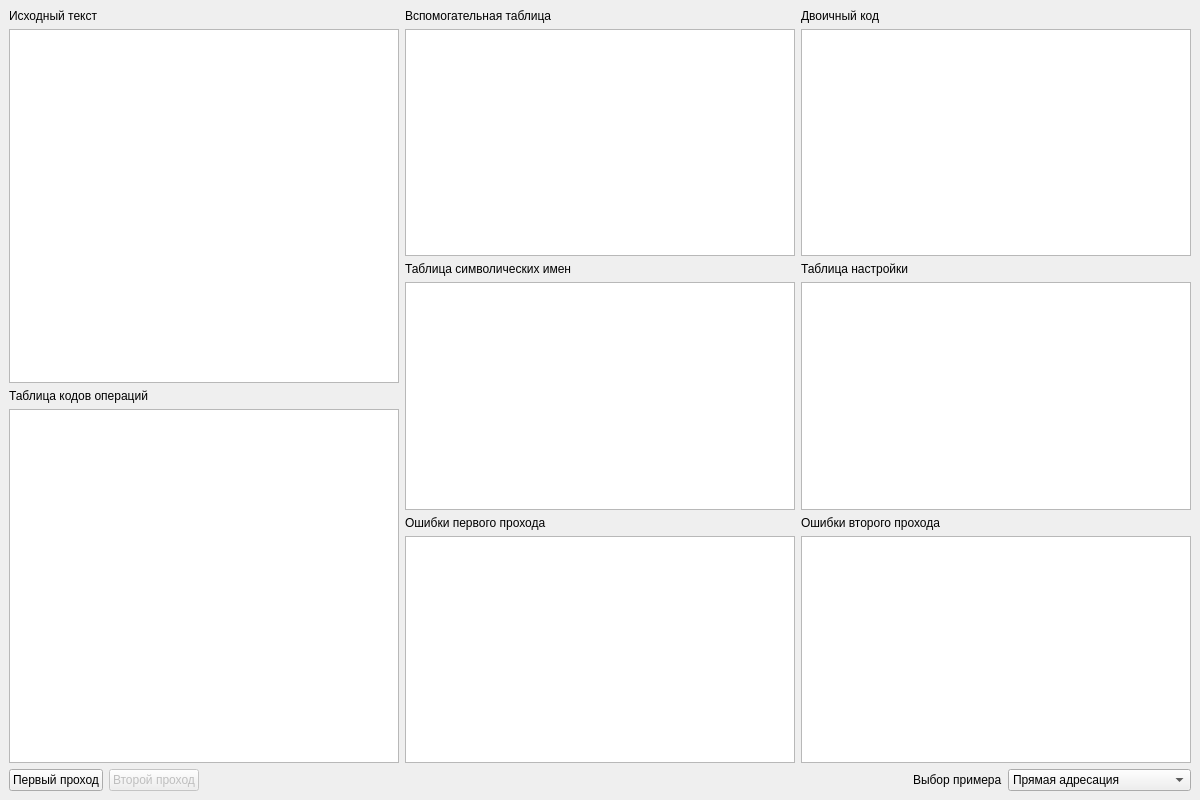
<?xml version="1.0" encoding="UTF-8"?>
<ui version="4.0">
 <class>MainWindow</class>
 <widget class="QMainWindow" name="MainWindow">
  <property name="geometry">
   <rect>
    <x>0</x>
    <y>0</y>
    <width>1200</width>
    <height>800</height>
   </rect>
  </property>
  <property name="windowTitle">
   <string>Двухпросмотровый ассемблер</string>
  </property>
  <widget class="QWidget" name="centralwidget">
   <layout class="QGridLayout" name="mainLayout">
    <item row="2" column="2">
     <widget class="QLabel" name="setupLabel">
      <property name="text">
       <string>Таблица настройки</string>
      </property>
     </widget>
    </item>
    <item row="3" column="2">
     <widget class="QTextEdit" name="secondSetupTable"/>
    </item>
    <item row="4" column="2">
     <widget class="QLabel" name="secondPassErrorsLabel">
      <property name="text">
       <string>Ошибки второго прохода</string>
      </property>
     </widget>
    </item>
    <item row="0" column="2">
     <widget class="QLabel" name="secondPassLabel">
      <property name="text">
       <string>Двоичный код</string>
      </property>
     </widget>
    </item>
    <item row="4" column="1">
     <widget class="QLabel" name="firstPassErrorsLabel">
      <property name="text">
       <string>Ошибки первого прохода</string>
      </property>
     </widget>
    </item>
    <item row="1" column="1">
     <widget class="QTextEdit" name="firstPassTextEdit">
      <property name="readOnly">
       <bool>true</bool>
      </property>
     </widget>
    </item>
    <item row="5" column="2">
     <widget class="QTextEdit" name="secondPassErrorsTextEdit">
      <property name="readOnly">
       <bool>true</bool>
      </property>
     </widget>
    </item>
    <item row="6" column="0" colspan="3">
     <layout class="QHBoxLayout" name="buttonLayout">
      <item>
       <widget class="QPushButton" name="firstPassButton">
        <property name="text">
         <string>Первый проход</string>
        </property>
       </widget>
      </item>
      <item>
       <widget class="QPushButton" name="secondPassButton">
        <property name="enabled">
         <bool>false</bool>
        </property>
        <property name="text">
         <string>Второй проход</string>
        </property>
       </widget>
      </item>
      <item>
       <spacer name="horizontalSpacer">
        <property name="orientation">
         <enum>Qt::Orientation::Horizontal</enum>
        </property>
        <property name="sizeHint" stdset="0">
         <size>
          <width>40</width>
          <height>20</height>
         </size>
        </property>
       </spacer>
      </item>
      <item>
       <widget class="QLabel" name="choiseExampleLabel">
        <property name="text">
         <string>Выбор примера</string>
        </property>
       </widget>
      </item>
      <item>
       <widget class="QComboBox" name="exampleComboBox">
        <item>
         <property name="text">
          <string>Прямая адресация</string>
         </property>
        </item>
        <item>
         <property name="text">
          <string>Относительная адресация</string>
         </property>
        </item>
        <item>
         <property name="text">
          <string>Смешанная адресация</string>
         </property>
        </item>
       </widget>
      </item>
     </layout>
    </item>
    <item row="1" column="2">
     <widget class="QTextEdit" name="secondPassTextEdit"/>
    </item>
    <item row="3" column="1">
     <widget class="QTextEdit" name="tsiTextEdit">
      <property name="readOnly">
       <bool>true</bool>
      </property>
     </widget>
    </item>
    <item row="0" column="1">
     <widget class="QLabel" name="firstPassLabel">
      <property name="text">
       <string>Вспомогательная таблица</string>
      </property>
     </widget>
    </item>
    <item row="2" column="1">
     <widget class="QLabel" name="tsiLabel">
      <property name="text">
       <string>Таблица символических имен</string>
      </property>
     </widget>
    </item>
    <item row="5" column="1">
     <widget class="QTextEdit" name="firstPassErrorsTextEdit">
      <property name="readOnly">
       <bool>true</bool>
      </property>
     </widget>
    </item>
    <item row="0" column="0" rowspan="6">
     <widget class="QGroupBox" name="leftGroupBox">
      <property name="enabled">
       <bool>true</bool>
      </property>
      <property name="styleSheet">
       <string notr="true">QGroupBox {
	border: 0px;
}</string>
      </property>
      <property name="title">
       <string/>
      </property>
      <property name="flat">
       <bool>false</bool>
      </property>
      <property name="checkable">
       <bool>false</bool>
      </property>
      <layout class="QVBoxLayout" name="verticalLayout">
       <property name="leftMargin">
        <number>0</number>
       </property>
       <property name="topMargin">
        <number>0</number>
       </property>
       <property name="rightMargin">
        <number>0</number>
       </property>
       <property name="bottomMargin">
        <number>0</number>
       </property>
       <item>
        <widget class="QLabel" name="sourceCodeLabel">
         <property name="text">
          <string>Исходный текст</string>
         </property>
        </widget>
       </item>
       <item>
        <widget class="QTextEdit" name="sourceCodeTextEdit"/>
       </item>
       <item>
        <widget class="QLabel" name="commandsLabel">
         <property name="text">
          <string>Таблица кодов операций</string>
         </property>
        </widget>
       </item>
       <item>
        <widget class="QTextEdit" name="commandsTextEdit"/>
       </item>
      </layout>
     </widget>
    </item>
   </layout>
  </widget>
 </widget>
 <resources/>
 <connections/>
</ui>
